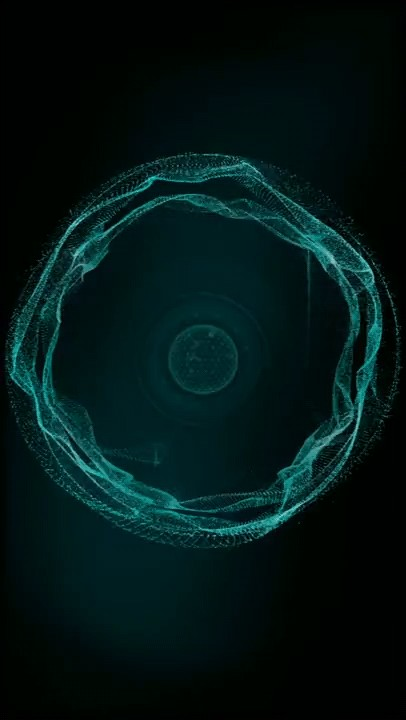
#> input picture assets/source_orb.png, 406 x 720 px
$ python make_orb_asset.py
#> lines starting #> are read from the running program, lines starting #| are printed output that depends on the picture
"""One-off: build assets/jarvis_orb.png (square, soft transparent bg) from the ring PNG.

Full 8-bit alpha (unlike GIF) so the glow edges stay smooth. The widget animates
scale (rings pushing outward/inward) itself, so no per-frame GIF is needed.
"""

from pathlib import Path

from PIL import Image

BASE = Path(__file__).resolve().parent
SRC = BASE / "assets" / "source_orb.png"
OUT = BASE / "assets" / "jarvis_orb.png"

SIZE = 480
ALPHA_FLOOR = 6      # brightness <= this -> fully transparent
ALPHA_GAIN = 1.7     # how quickly glow becomes opaque above the floor


def main():
    img = Image.open(SRC).convert("RGB")
#> img is the input picture: PIL image 406x720 RGB; mean R, G, B 3, 22.7, 22.1
    w, h = img.size
#> w = 406; h = 720
    side = min(w, h)
#> side = 406
    cx, cy = w // 2, int(h * 0.50)
#> cx = 203; cy = 360
    left = max(0, min(cx - side // 2, w - side))
#> left = 0
    top = max(0, min(cy - side // 2, h - side))
#> top = 157
    sq = img.crop((left, top, left + side, top + side)).resize((SIZE, SIZE), Image.LANCZOS)
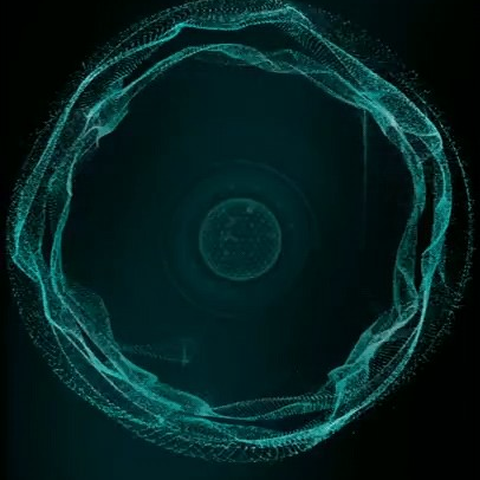
#> sq: PIL image 480x480 RGB; mean R, G, B 5.3, 33.5, 33.4

    rgba = sq.convert("RGBA")
    px = rgba.load()
    for y in range(SIZE):
        for x in range(SIZE):
            r, g, b, _ = px[x, y]
            v = max(r, g, b)
            a = 0 if v <= ALPHA_FLOOR else min(255, int((v - ALPHA_FLOOR) * ALPHA_GAIN))
            px[x, y] = (r, g, b, a)

    rgba.save(OUT)
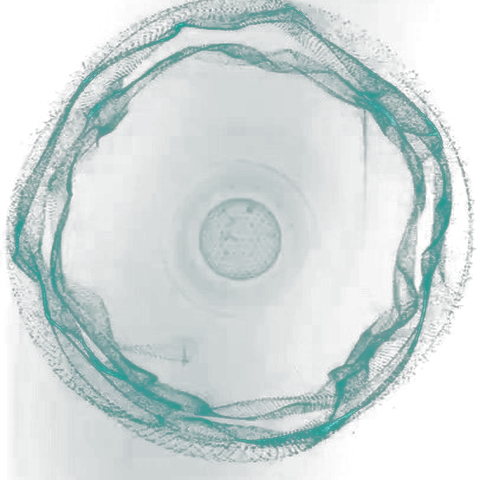
#> saved as jarvis_orb.png: PIL image 480x480 RGBA; mean R, G, B, A 5.3, 33.5, 33.4, 49; transparent parts drawn white
    print(f"Wrote {OUT} ({SIZE}x{SIZE}, RGBA soft alpha)")


if __name__ == "__main__":
    main()
